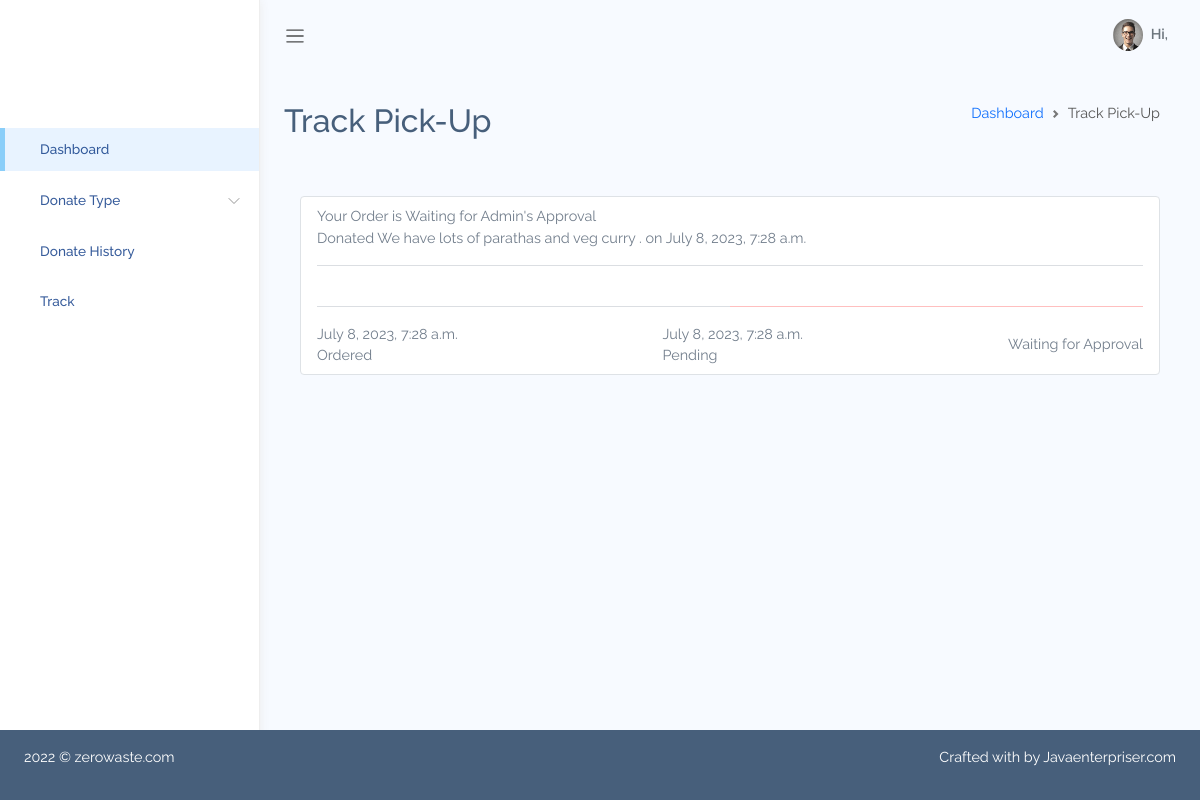
The page /trackingid/13/ on the database its author committed.
### AdminApp/models.py (models this page shows, shortened)
class Wastage(models.Model):
    WASTE_TYPES = [
        ('Food', 'Food'),
        ('Cloth', 'Cloth'),
    ]
    STATUS_TYPES = [
        ('pending', 'pending'),
        ('approved', 'approved'),
        ('rejected','rejected'),
        ('Pickedup','Pickedup'),
        ('assignteam','assignteam'),
        ('donated','donated')
    ]
    donatedBy = models.ForeignKey(User, on_delete=models.SET_NULL, null=True)
    wasteType = models.CharField(
        max_length=10, choices=WASTE_TYPES, default='Food')
    statusType = models.CharField(
        max_length=10, choices=STATUS_TYPES, default='pending')
    description = models.TextField()
    quantity = models.PositiveIntegerField()
    pic1 = models.ImageField(blank=True, null=True)
    created_at = models.DateTimeField(auto_now_add=True)
    updated_at = models.DateTimeField(auto_now=True)

### AdminApp/views.py (the view)
# urls.py: path('trackingid/<int:id>/',TrackingId, name="trackingid"),
def TrackingId(request,id):
    waste = Wastage.objects.get(id=id)
    Dict = {'Trackid': waste}
    if waste.statusType == 'approved':
        return render(request, 'trackingid.html', Dict)
    return render(request, 'pickuptrack.html', Dict)

### AdminApp/templates/pickuptrack.html (shortened to what this page needs)
{% extends 'adminBasic.html' %}
{%block content %}
{%load static%}
<div class="main-content container-fluid">
    <div class="page-title">
        <div class="row">
            <div class="col-12 col-md-6 order-md-1 order-last">
                <h3>Track Pick-Up</h3>
            </div>
            <div class="col-12 col-md-6 order-md-2 order-first">
                <nav aria-label="breadcrumb" class='breadcrumb-header'>
                    <ol class="breadcrumb">
                        <li class="breadcrumb-item"><a href="/admin-index/">Dashboard</a></li>
                        <li class="breadcrumb-item active" aria-current="page">Track Pick-Up</li>
                    </ol>
                </nav>
            </div>
        </div>
    </div>
    <div class="container mt-5">
        <div class="row">
            <div class="col-md-12">
                <div class="bg-white p-2 border rounded px-3">
                    <div class="d-flex flex-row justify-content-between align-items-center order">
                        <div class="d-flex flex-column order-details"><span>Your Order is Waiting for Admin's Approval</span><span class="date">Donated {{Trackid.description}} on {{Trackid.created_at}}</span></div>
                    </div>
                    <hr class="divider mb-4">
                    <div class="d-flex flex-row justify-content-between align-items-center align-content-center">
                        <hr class="flex-fill track-line">
                        <hr class="flex-fill track-line" style="background-color:red">
                    </div>
                    <div class="d-flex flex-row justify-content-between align-items-center">
                        <div class="d-flex flex-column align-items-start"><span>{{Trackid.created_at}}</span><span>Ordered</span></div>
                        <div class="d-flex flex-column justify-content-center"><span>{{Trackid.created_at}}</span><span>Pending</span></div>
                        <div class="d-flex flex-column justify-content-center align-items-center"><span>Waiting for Approval</span></div>
                    </div>
                </div>
            </div>
        </div>
    </div>
    {% endblock content %}

### AdminApp/static/adminstatic/assets/css/app.css (style rules this page uses)
* { font-family: "Raleway"; }
#main .main-content { padding: 2rem 1.5rem; }
#main .main-content .page-title h3 { font-size: 2rem; }
.breadcrumb-header .breadcrumb { justify-content: flex-end; }
a { text-decoration: none; outline: 0; }
.divider { display: block; text-align: center; overflow: hidden; margin: 1rem 0; }

### rows shown on the page
Wastage: description "We have lots of parathas and veg curry .", created_at "July 8, 2023, 7:28 a.m."
